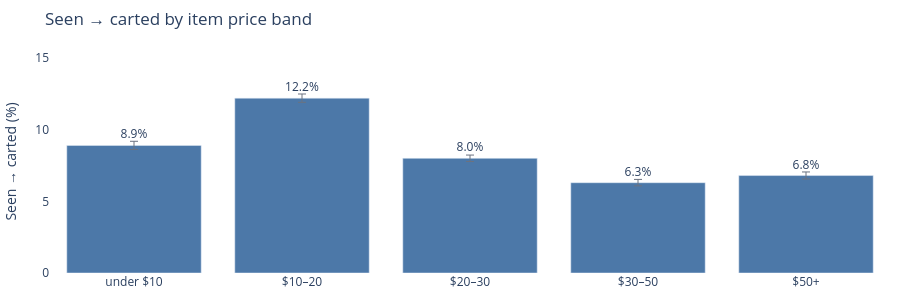

Here is the notebook cell this chart was saved with:
### Markdown cell above
### 6.5 Price bands — a real product attribute

Unlike `item_category`, `price` belongs to the product, so this split has none of the
listing-context caveat. Same rule as 6.3: a session *saw* a band when an item in it appeared in a
viewed list, and *carted* it only if the carted item (quantity > 0) is in that band and was
carted at or after the first sighting. A session sees several bands, so bands are not additive.

### Code cell
# ── Section 6.5: Seen → carted by price band (BigQuery) ──────────────────────
price_raw = run_sql(queries.price_band_sql(*WINDOW))
_band_order = [label for _, label in queries.PRICE_BANDS]
price_df = price_raw.set_index("price_band").reindex(_band_order).dropna(subset=["viewing_sessions"]).reset_index()
price_df["atc_pct"] = price_df["carting_sessions"] / price_df["viewing_sessions"] * 100
_ci = [wilson_ci(int(k), int(n)) for k, n in zip(price_df["carting_sessions"], price_df["viewing_sessions"])]
price_df["ci_lo"], price_df["ci_hi"] = [c[0] for c in _ci], [c[1] for c in _ci]
price_band_test = chi_square(price_df["carting_sessions"], price_df["viewing_sessions"])
display(price_df.style.format({"viewing_sessions": "{:,.0f}", "carting_sessions": "{:,.0f}",
                               "atc_pct": "{:.1f}%", "ci_lo": "{:.1f}%", "ci_hi": "{:.1f}%"}))
print(f"Price band × carted: {format_p(price_band_test['p'])}, Cramér's V = {price_band_test['cramers_v']:.3f}")
fig_price = charts.price_bands(price_df.assign(ci=list(zip(price_df["ci_lo"], price_df["ci_hi"]))))
fig_price.update_layout(title="Seen → carted by item price band", margin=dict(t=50))
fig_price.show()

### Figure 1 — Plotly figure (JSON) as saved in the notebook; plotly's stock layout.template omitted (floating-point values rounded to 4 significant figures)
{"data": [{"customdata": [["37,919", "8.6–9.2%"], ["48,487", "11.9–12.4%"], ["55,218", "7.8–8.2%"], ["44,177", "6.1–6.5%"], ["39,694", "6.6–7.1%"]], "error_y": {"array": [0.29, 0.29, 0.23, 0.23, 0.25], "arrayminus": [0.28, 0.29, 0.22, 0.22, 0.24], "color": "#6b7280", "symmetric": false, "thickness": 1, "type": "data", "width": 4}, "hovertemplate": "<b>%{x}</b><br>Seen → carted: %{y:.1f}% (95% CI %{customdata[1]})<br>Sessions that saw an item in the band: %{customdata[0]}<extra></extra>", "marker": {"color": "#4C78A8"}, "text": ["8.9%", "12.2%", "8.0%", "6.3%", "6.8%"], "textposition": "outside", "texttemplate": "%{text}", "type": "bar", "x": ["under $10", "$10–20", "$20–30", "$30–50", "$50+"], "y": [8.9, 12.2, 8.0, 6.3, 6.8]}], "layout": {"height": 300, "margin": {"b": 10, "l": 10, "r": 10, "t": 50}, "paper_bgcolor": "white", "plot_bgcolor": "white", "showlegend": false, "title": {"text": "Seen → carted by item price band"}, "yaxis": {"range": [0, 15.56], "title": {"text": "Seen → carted (%)"}}}}
